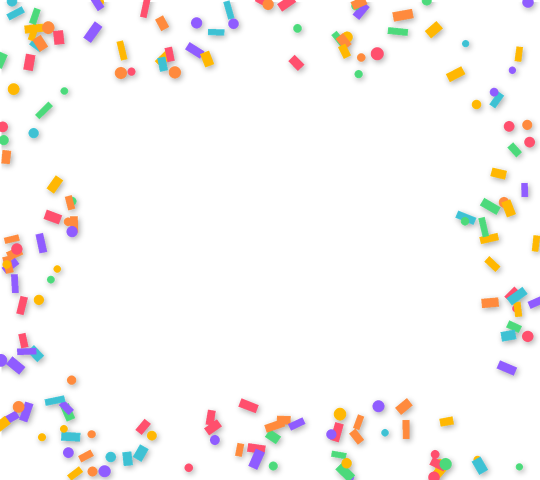
#> input picture overlays/01-confetti.png, 1080 x 960 px (shown at 1/2 size)
$ python -i filters.py   (imports and definitions only)
#> lines starting #> are read from the running program, lines starting #| are printed output that depends on the picture
#> further down, picture is the input picture: PIL image 1080x960 RGBA; mean R, G, B, A 13.1, 10.2, 8.6, 18.7
"""
filters.py: the colour filters guests can choose from.

Every filter is a small function that takes a Pillow RGB image and returns a
new one. The *same* functions are used for the live preview (small frames,
20 times a second) and for the final photos (full resolution), so what
guests see on the iPad is exactly what they get on the strip.

To stay fast enough for live video, the filters stick to cheap operations:

  * curves  - a lookup table per colour channel ("make every 40 red into 60")
  * colourise - map grey levels onto a colour gradient (sepia)
  * saturation - blend towards / away from black & white
  * vignette - darken the corners using a pre-computed mask

Adding a filter: write a function below and add it to FILTERS at the bottom.
"""

import numpy as np
from PIL import Image, ImageChops, ImageEnhance, ImageOps


# --- Building blocks ---------------------------------------------------------

def curve(*points):
    """Make a 256-entry lookup table from (input, output) control points.

    curve((0, 0), (255, 255)) leaves values unchanged.
    curve((0, 40), (255, 255)) lifts the blacks (a faded look).
    curve((0, 0), (64, 40), (192, 215), (255, 255)) is an S-curve (more contrast).
    """
    xs, ys = zip(*points)
    table = np.interp(np.arange(256), xs, ys)
    return np.clip(table, 0, 255).astype(np.uint8).tolist()


IDENTITY = curve((0, 0), (255, 255))


def apply_curves(img, red=IDENTITY, green=IDENTITY, blue=IDENTITY):
    """Apply one lookup table per channel. Pillow does this very quickly."""
    return img.point(red + green + blue)


def saturation(img, amount):
    """amount < 1 = more muted, 1 = unchanged, > 1 = more colourful."""
    return ImageEnhance.Color(img).enhance(amount)


def grayscale(img, tone=IDENTITY):
    """Black & white, with an optional tone curve."""
    return ImageOps.grayscale(img).point(tone).convert("RGB")


_vignette_cache = {}


# [16 lines left out: function vignette, not called in this run]


# --- Tone curves used by several filters ------------------------------------

S_CURVE = curve((0, 0), (64, 52), (192, 205), (255, 255))
STRONG_S = curve((0, 0), (40, 18), (128, 128), (215, 240), (255, 255))


# --- The filters -------------------------------------------------------------

def original(img):
    return img


def black_and_white(img):
    return grayscale(img, S_CURVE)


def sepia(img):
    gray = ImageOps.grayscale(img).point(S_CURVE)
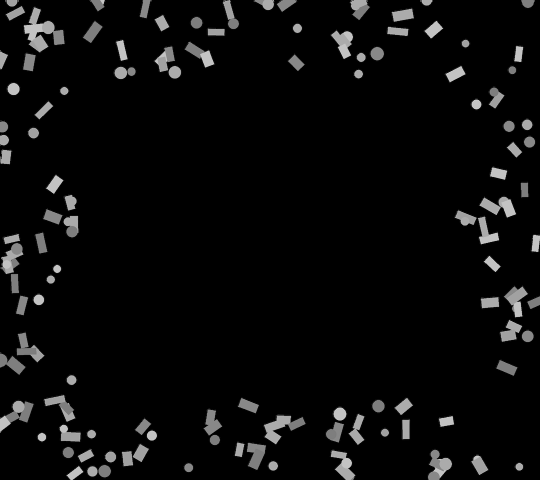
#> gray: PIL image 1080x960 L (shown at 1/2 size); min 0, max 255, mean 11.1
    return ImageOps.colorize(gray, black="#2a1a0c", mid="#a07850", white="#fff3dc")
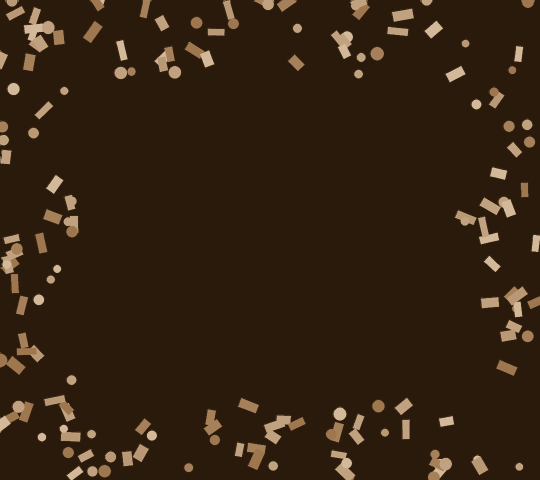
#> returned value: PIL image 1080x960 RGB (shown at 1/2 size); mean R, G, B 51.9, 34.7, 19.1


def noir(img):
    return vignette(grayscale(img, STRONG_S), 0.55)


# [27 lines left out: functions vintage, warm, cool, not called in this run]


def vivid(img):
    return saturation(apply_curves(img, S_CURVE, S_CURVE, S_CURVE), 1.5)


def fade(img):
    matte = curve((0, 45), (128, 135), (255, 232))
    return saturation(apply_curves(img, matte, matte, matte), 0.7)


# [15 lines left out: functions retro, pop, not called in this run]


# id -> (name shown on the button, function). The order here is the order on screen.
FILTERS = {
    "none": ("Original", original),
    "bw": ("B&W", black_and_white),
    "sepia": ("Sepia", sepia),
    "noir": ("Noir", noir),
    "vintage": ("Vintage", vintage),
    "warm": ("Golden", warm),
    "cool": ("Cool", cool),
    "vivid": ("Vivid", vivid),
    "fade": ("Faded", fade),
    "retro": ("Retro", retro),
    "pop": ("Pop", pop),
}


# [4 lines left out: function apply, not called in this run]


def choices():
    """List of {id, name} for the web page."""
    return [{"id": fid, "name": name} for fid, (name, _) in FILTERS.items()]

>>> from PIL import Image
>>> picture = Image.open('overlays/01-confetti.png')
>>> result = sepia(picture)

$ run again, on overlays/02-hearts.png
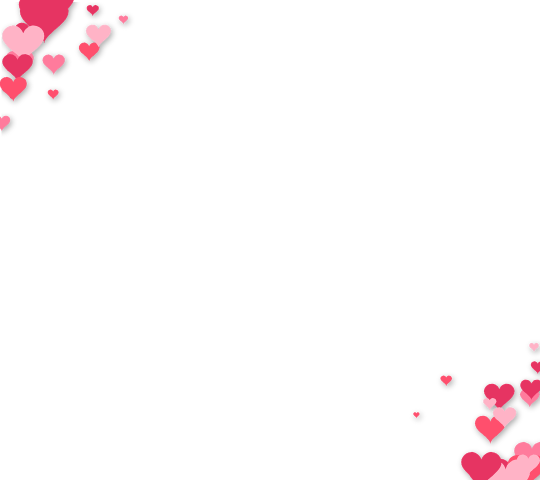
#> input picture overlays/02-hearts.png, 1080 x 960 px (shown at 1/2 size)
#> picture is the input picture: PIL image 1080x960 RGBA; mean R, G, B, A 8.3, 3.4, 4.6, 8.8
#> in sepia, `gray = ImageOps.grayscale(img).point(S_CURVE)`:
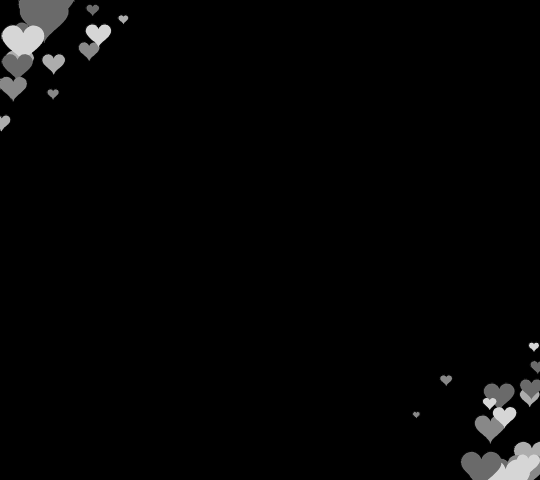
#> gray: PIL image 1080x960 L (shown at 1/2 size); min 0, max 255, mean 5.1
#> in sepia, `return ImageOps.colorize(gray, black="#2a1a0c", mid="#a07850", white="..`:
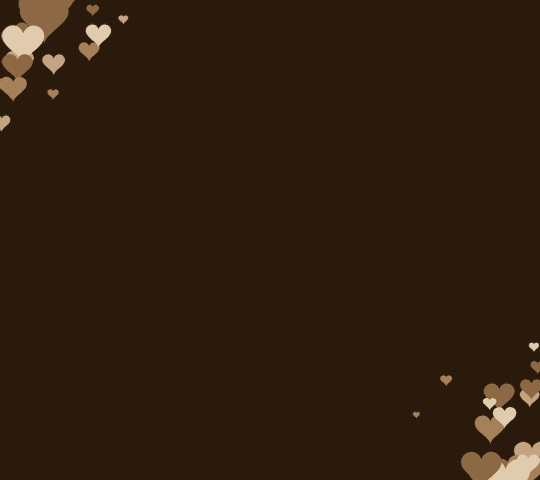
#> returned value: PIL image 1080x960 RGB (shown at 1/2 size); mean R, G, B 46.5, 30, 15.3

$ run again, on overlays/03-party.png
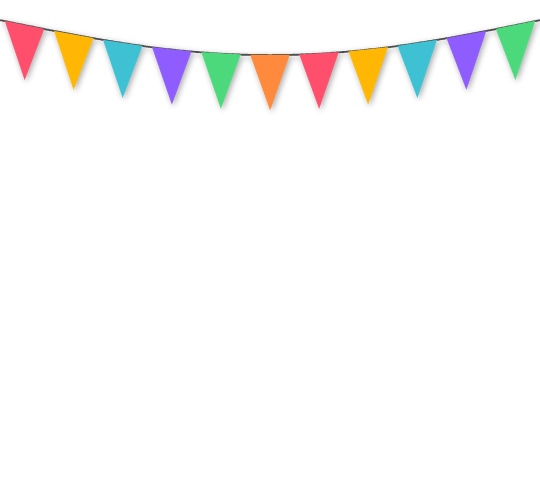
#> input picture overlays/03-party.png, 1080 x 960 px (shown at 1/2 size)
#> picture is the input picture: PIL image 1080x960 RGBA; mean R, G, B, A 8.1, 7.4, 6.5, 13.1
#> in sepia, `gray = ImageOps.grayscale(img).point(S_CURVE)`:
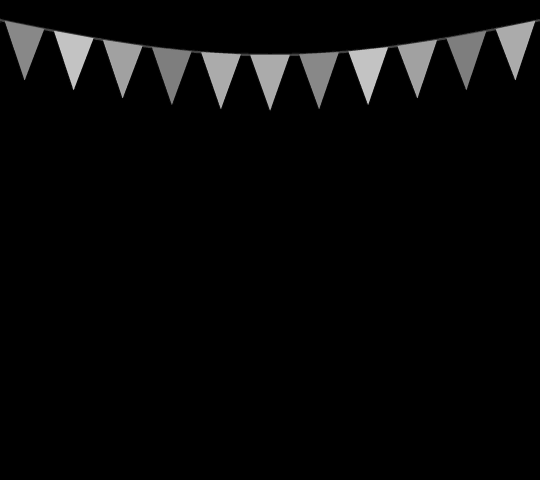
#> gray: PIL image 1080x960 L (shown at 1/2 size); min 0, max 209, mean 7.7
#> in sepia, `return ImageOps.colorize(gray, black="#2a1a0c", mid="#a07850", white="..`:
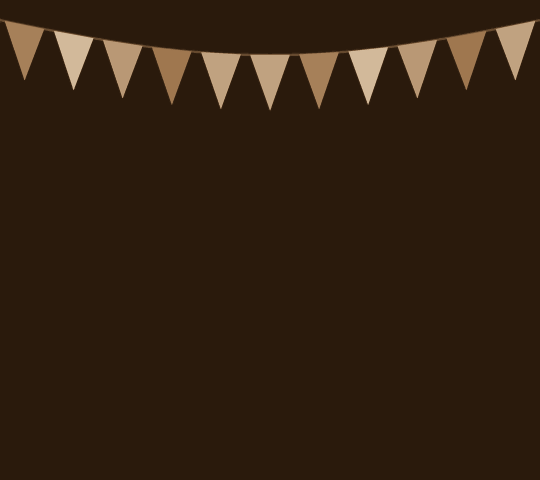
#> returned value: PIL image 1080x960 RGB (shown at 1/2 size); mean R, G, B 48.9, 32, 16.9

$ run again, on overlays/04-gold_stars.png
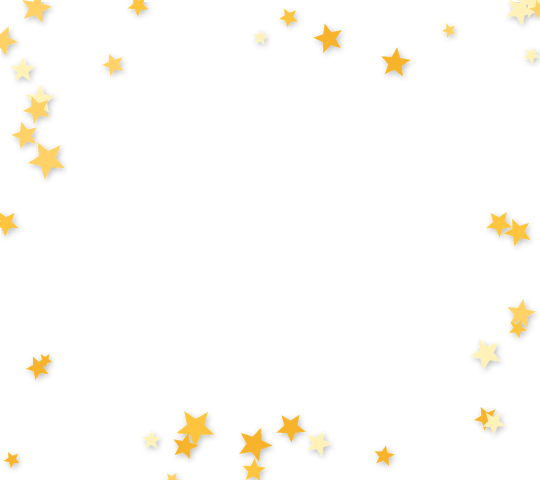
#> input picture overlays/04-gold_stars.png, 1080 x 960 px (shown at 1/2 size)
#> picture is the input picture: PIL image 1080x960 RGBA; mean R, G, B, A 9, 7.3, 3.4, 8.9
#> in sepia, `gray = ImageOps.grayscale(img).point(S_CURVE)`:
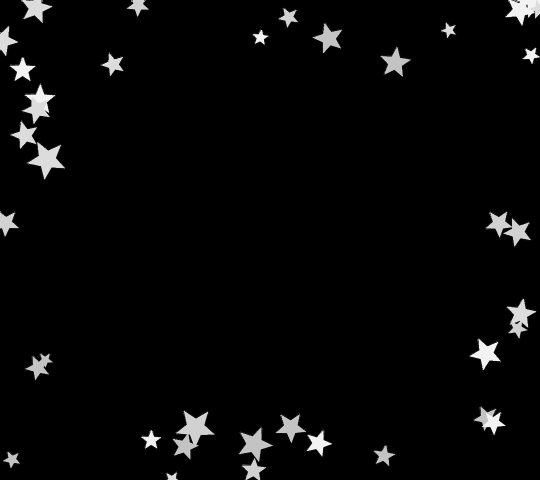
#> gray: PIL image 1080x960 L (shown at 1/2 size); min 0, max 255, mean 7.6
#> in sepia, `return ImageOps.colorize(gray, black="#2a1a0c", mid="#a07850", white="..`:
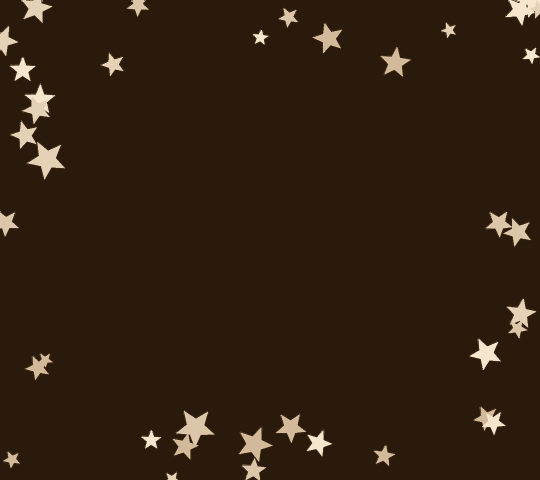
#> returned value: PIL image 1080x960 RGB (shown at 1/2 size); mean R, G, B 48.5, 32.3, 17.7
